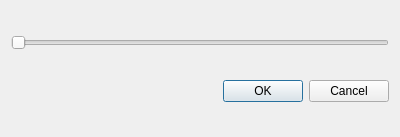
<?xml version="1.0" encoding="UTF-8"?>
<ui version="4.0">
 <class>ConRatio</class>
 <widget class="QDialog" name="ConRatio">
  <property name="geometry">
   <rect>
    <x>0</x>
    <y>0</y>
    <width>400</width>
    <height>137</height>
   </rect>
  </property>
  <property name="windowTitle">
   <string>Dialog</string>
  </property>
  <property name="sizeGripEnabled">
   <bool>false</bool>
  </property>
  <layout class="QVBoxLayout" name="verticalLayout">
   <item>
    <widget class="QSlider" name="horizontalSlider">
     <property name="orientation">
      <enum>Qt::Horizontal</enum>
     </property>
    </widget>
   </item>
   <item>
    <widget class="QDialogButtonBox" name="buttonBox">
     <property name="orientation">
      <enum>Qt::Horizontal</enum>
     </property>
     <property name="standardButtons">
      <set>QDialogButtonBox::Cancel|QDialogButtonBox::Ok</set>
     </property>
    </widget>
   </item>
  </layout>
 </widget>
 <resources/>
 <connections>
  <connection>
   <sender>buttonBox</sender>
   <signal>accepted()</signal>
   <receiver>ConRatio</receiver>
   <slot>accept()</slot>
   <hints>
    <hint type="sourcelabel">
     <x>248</x>
     <y>254</y>
    </hint>
    <hint type="destinationlabel">
     <x>157</x>
     <y>274</y>
    </hint>
   </hints>
  </connection>
  <connection>
   <sender>buttonBox</sender>
   <signal>rejected()</signal>
   <receiver>ConRatio</receiver>
   <slot>reject()</slot>
   <hints>
    <hint type="sourcelabel">
     <x>316</x>
     <y>260</y>
    </hint>
    <hint type="destinationlabel">
     <x>286</x>
     <y>274</y>
    </hint>
   </hints>
  </connection>
 </connections>
</ui>
